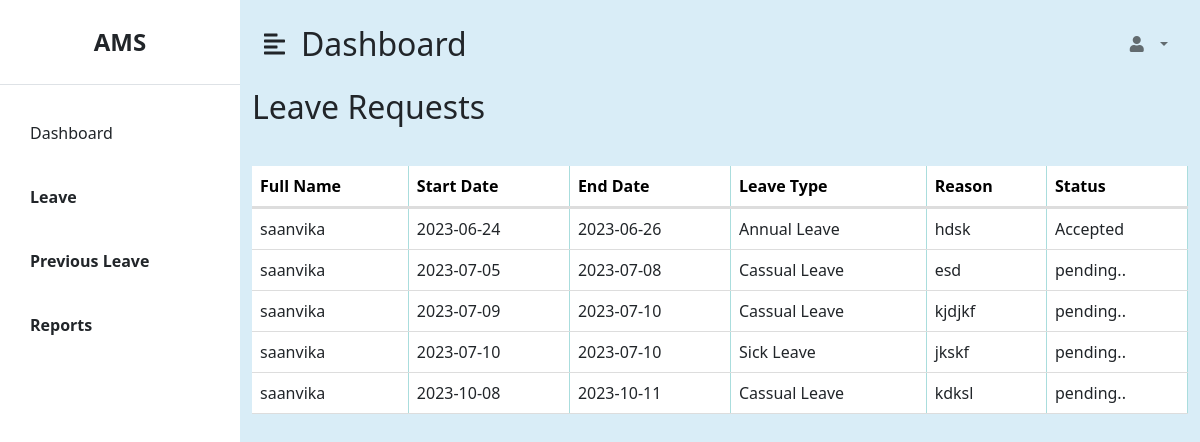
The app's page /Attendance/viewleave.php (signed in) with its own data.
### tables this page shows
CREATE TABLE `leave_records` (
  `leave_id` int(30) NOT NULL,
  `employee_no` int(30) NOT NULL,
  `employee_id` int(30) NOT NULL,
  `fullname` varchar(30) NOT NULL,
  `start_date` date NOT NULL,
  `end_date` date NOT NULL,
  `leave_type` varchar(30) NOT NULL,
  `status` varchar(30) NOT NULL,
  `reason` varchar(30) NOT NULL
);

### Attendance/viewleave.php (the view, shortened to what this page needs)
<?php
include("includeemp.php");
$employee_id = $_SESSION['employee_id'];
?>
<!DOCTYPE html>
<html>
<head>
</head>
<body>
    <div class="container">
        <h2>Leave Requests</h2>
        <?php
        $conn = mysqli_connect('localhost', 'root', '', 'ams');
        $query = "SELECT * FROM leave_records WHERE employee_id='$employee_id'";
        $result = mysqli_query($conn, $query);
        if (mysqli_num_rows($result) > 0) {
            echo "<table>";
            echo "<tr><th>Full Name</th><th>Start Date</th><th>End Date</th><th>Leave Type</th><th>Reason</th><th>Status</th></tr>";
            while ($row = mysqli_fetch_assoc($result)) {
                echo "<tr>";
                echo "<td>" . $row['fullname'] . "</td>";
                echo "<td>" . $row['start_date'] . "</td>";
                echo "<td>" . $row['end_date'] . "</td>";
                echo "<td>" . $row['leave_type'] . "</td>";
                echo "<td>" . $row['reason'] . "</td>";
                echo "<td>" . $row['status'] . "</td>";
            }
            echo "</table>";
        } else {
            echo "<p>No leave requests found.</p>";
        }
        ?>
    </div>
</body>
</html>

### Attendance/empdash.css (style rules this page uses)
:root { color: black; }

### Attendance/viewleave.php (style rules this page uses)
table { background-color: white; }
table { width: 100%; border-collapse: collapse; margin-top: 40px; }
th { padding: 8px; text-align: left; border-bottom: 3px solid #ddd; border-right: 1px solid #add; }
td { padding: 8px; text-align: left; border-bottom: 1px solid #ddd; border-right: 1px solid #add; }
th { background-color: white; color: black; }

### records on screen
leave_records: fullname "saanvika", start_date "2023-06-24", end_date "2023-06-26", leave_type "Annual Leave", reason "hdsk", status "Accepted"
leave_records: fullname "saanvika", start_date "2023-07-05", end_date "2023-07-08", leave_type "Cassual Leave", reason "esd", status "pending.."
leave_records: fullname "saanvika", start_date "2023-07-09", end_date "2023-07-10", leave_type "Cassual Leave", reason "kjdjkf", status "pending.."
leave_records: fullname "saanvika", start_date "2023-07-10", end_date "2023-07-10", leave_type "Sick Leave", reason "jkskf", status "pending.."
leave_records: fullname "saanvika", start_date "2023-10-08", end_date "2023-10-11", leave_type "Cassual Leave", reason "kdksl", status "pending.."
